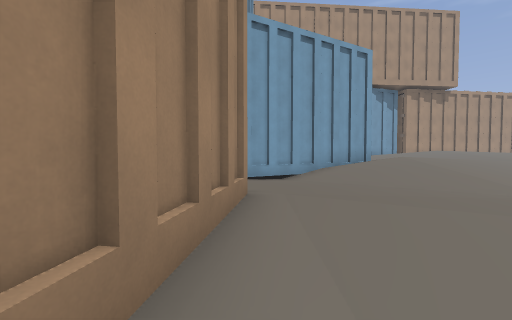
View 1 (above)

23 first-person views from a walk through a Godot game level. The camera is 1.4 m above the floor, tilts 2° down and sees 90° across. The floor is counted in squares, 1.68 m on a side. Each view is taken from the middle of a square. On the plan, view 1 faces up. The plan holds only what a view shows up to about 10 squares ahead; the rest is blank. The place goes on beyond the plan.

View 2
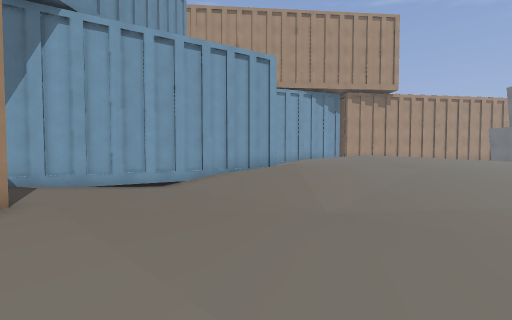

View 3
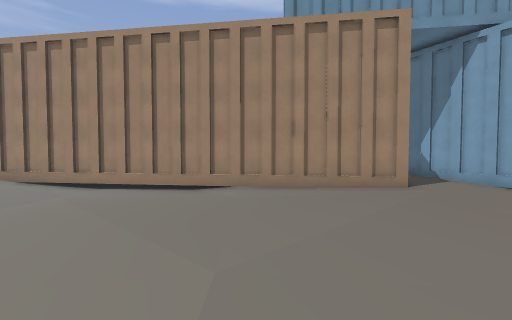

View 4
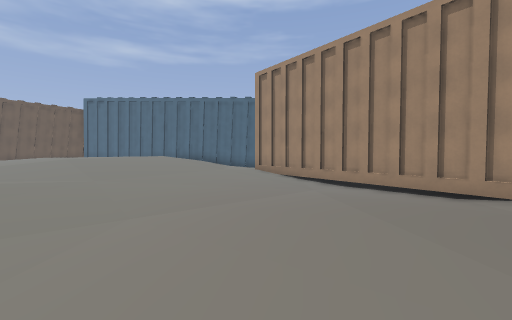

View 5
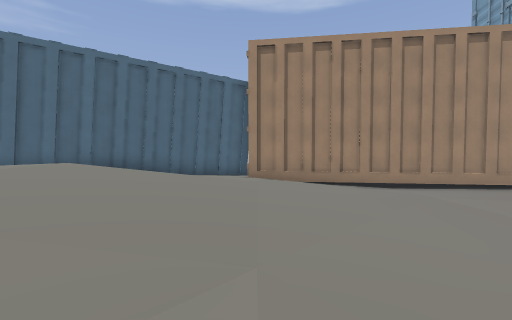

View 6
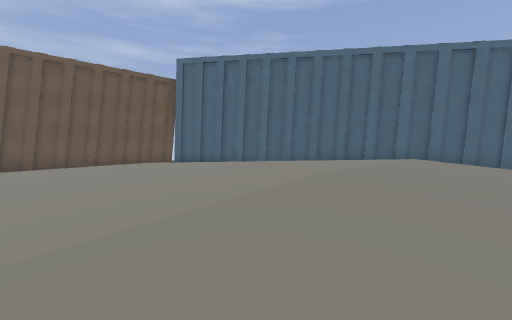

View 7
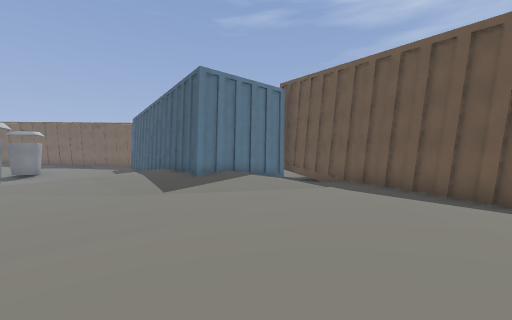

View 8
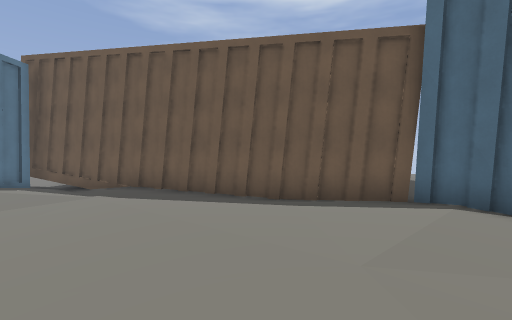

View 9
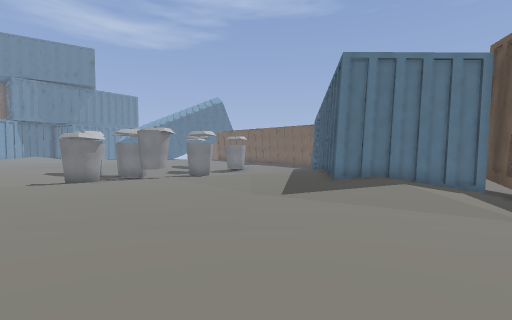

View 10
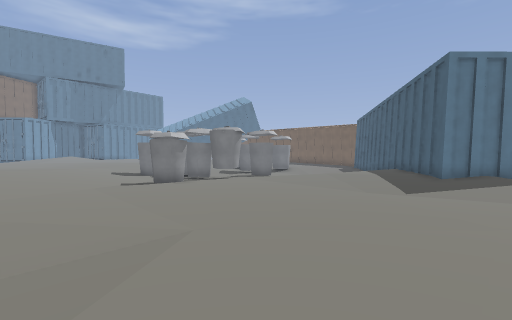

View 11
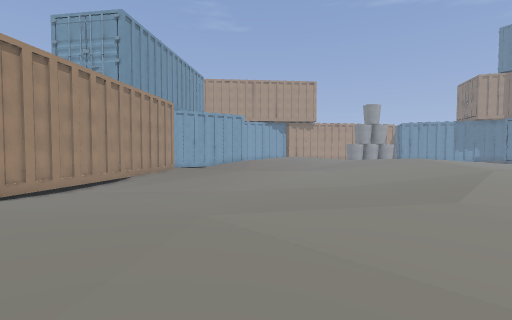

View 12
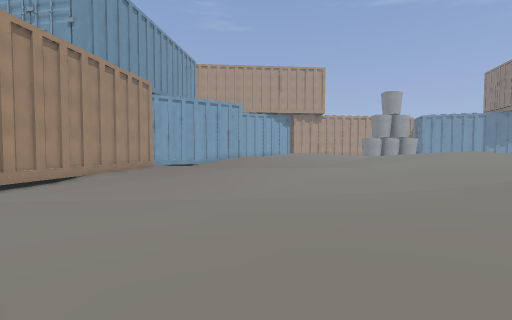

View 13
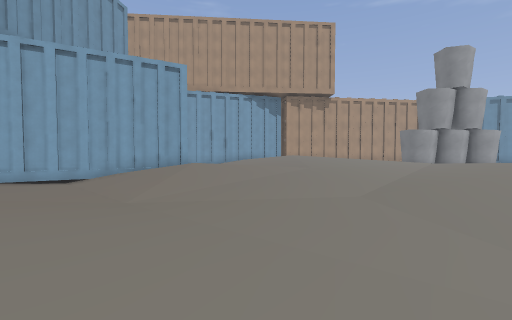

View 14
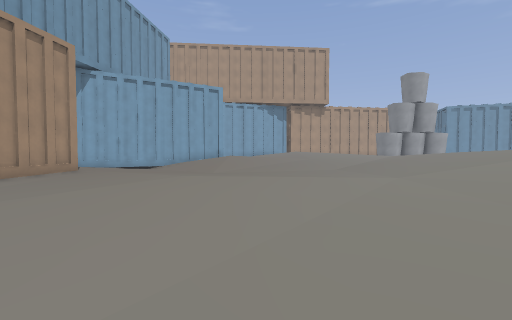

View 15
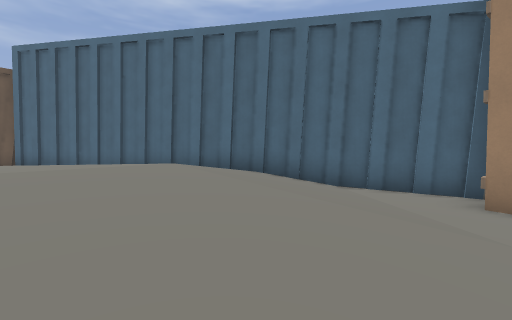

View 16
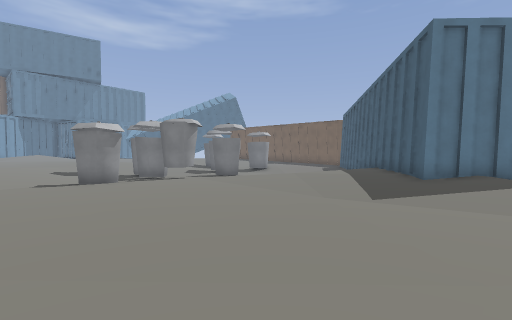

View 17
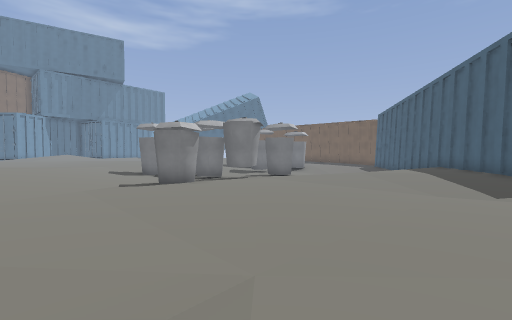

View 18
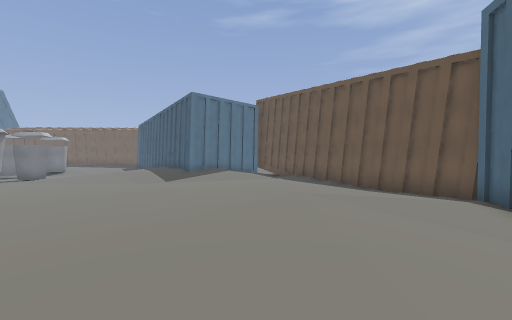

View 19
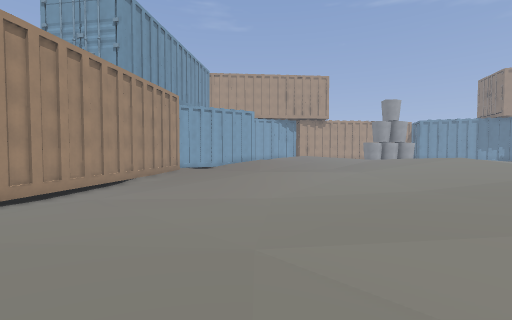

View 20
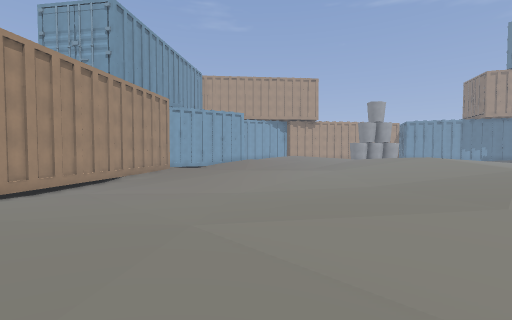

View 21
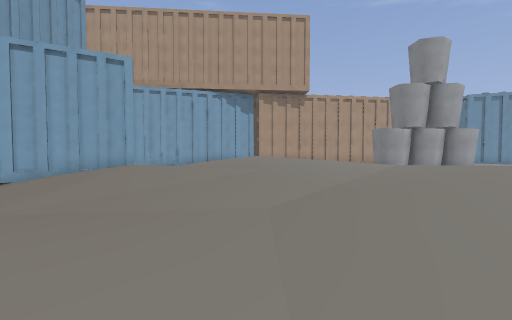

View 22
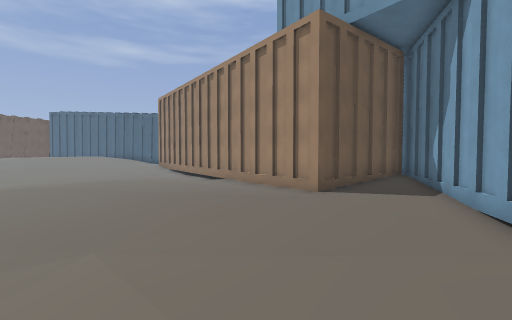

View 23
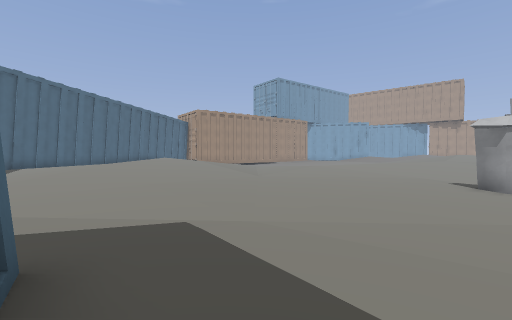

### Floor plan
Key: @ floor where view 1 was taken; # wall or solid block; . main floor; : floor 0.25 m higher than the main floor; - floor 0.25 m lower than the main floor; + floor 0.5 m higher than the main floor; _ floor 0.5 m lower than the main floor; * floor 0.75 m higher than the main floor; % floor 1 m higher than the main floor; & floor 1.25 m higher than the main floor; / step, stairs or slope; = window, fence, low wall or low ledge; B bin.
Columns run from 5 left of view 1 to 18 right of it. Each row starts with its distance up from view 1.
 10       ###      ++****
  9      ##/::+*+++++++**
  8    ###_-.:+++::::+++*
  7  ###-----.::::::::+*%
  6 ##/..-----......::+*%
  5 #::...------.....:+*%
  4 #####/..-----...:+*%%
  3     #...........:+*%&
  2     #--.........:+*%&
  1     #--..:::::::++*%
  0     #@-..:::::::+*%
 -1     #---.:::::::++*%&
 -2    ##---.......::+*%&
 -3    #__--........:+**%
 -4    #__-----.....:++*%
 -5    #__-------...::+*%*
 -6    #_--------...:+****++
 -7    #-------....::+**+++:
 -8    #-...-.....::+*+++::.
 -9   ##........:::++++::...
-10  ##/:::::..:::+++::...--
-11  #..:+++:::.:::+::....-B
-12  #.::++++++:.:::::.....B
-13   #:+******+:.:::......-
-14   #+*%%%%%**+:.:......--
-15    #*%&%%%%**+:.....----
-16    #   %%%%**+:.....----
-17     #  %%%%**+:.....----
-18     #  *%%%**+::...----.
-19      # +*%%**+::...---..
-20      # +**%**+::....-...
-21       #+*****+::.....:::
-22       =+*+++++::...:::++
-23        ##++++++:..::+#++
-24        /#:::::::.:++*###
-25        :####:::::::++#
-26            ####:..::##
-27               ###...#
-28                  ####

Where each view was taken, in squares from view 1:
view 1: 0 up, 0 right, facing up
view 2: 0 up, 4 right, facing up
view 3: 0 up, 7 right, facing left
view 4: 1 down, 7 right, facing down-left
view 5: 10 down, 7 right, facing left
view 6: 13 down, 8 right, facing down-left
view 7: 17 down, 6 right, facing down-right
view 8: 18 down, 6 right, facing down
view 9: 20 down, 6 right, facing right
view 10: 16 down, 6 right, facing right
view 11: 15 down, 6 right, facing up
view 12: 11 down, 6 right, facing up
view 13: 1 down, 8 right, facing up
view 14: 6 down, 7 right, facing up
view 15: 10 down, 3 right, facing down-left
view 16: 18 down, 8 right, facing right
view 17: 15 down, 8 right, facing right
view 18: 15 down, 2 right, facing down-right
view 19: 13 down, 5 right, facing up
view 20: 14 down, 6 right, facing up
view 21: 0 up, 10 right, facing up
view 22: 8 up, 6 right, facing down-left
view 23: 23 down, 18 right, facing up-left
